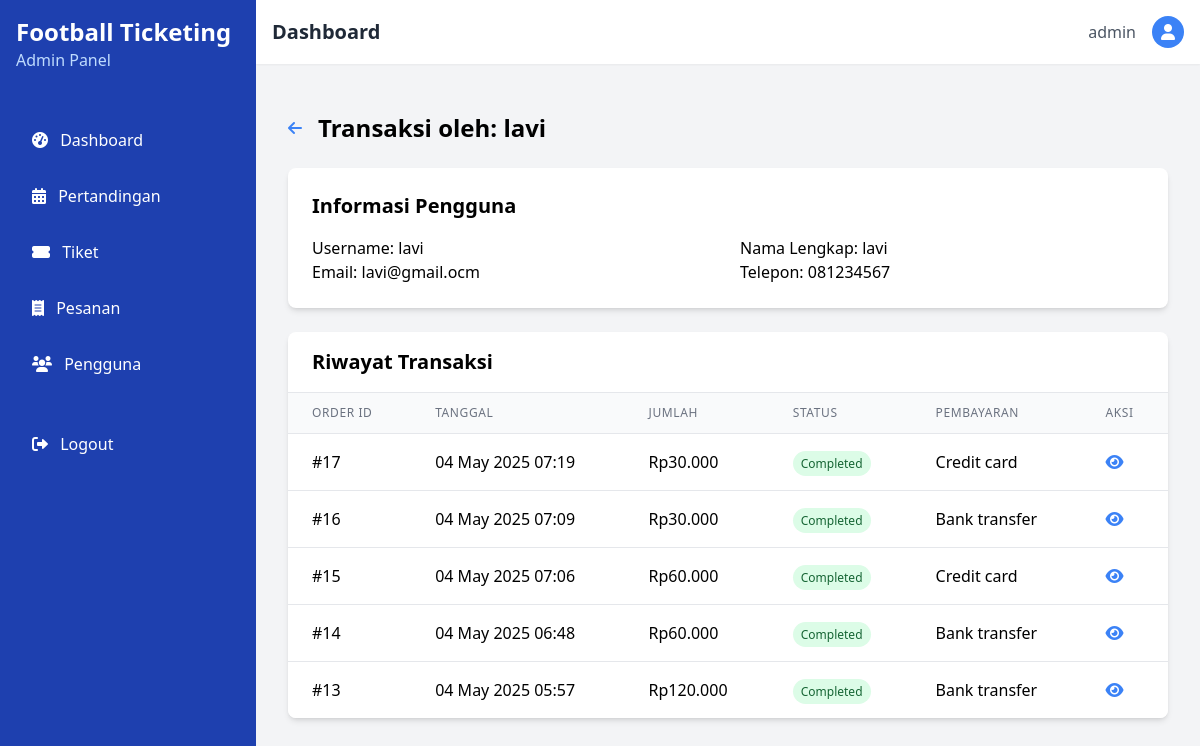
The app's page /admin/users/view_transaction.php?id=5 (signed in) with its own data.
### tables this page shows
CREATE TABLE `users` (
  `id` int NOT NULL AUTO_INCREMENT,
  `username` varchar(50) NOT NULL,
  `password` varchar(255) NOT NULL,
  `email` varchar(100) NOT NULL,
  `full_name` varchar(100) NOT NULL,
  `phone` varchar(20) DEFAULT NULL,
  `is_admin` tinyint(1) DEFAULT '0',
  `created_at` timestamp NULL DEFAULT CURRENT_TIMESTAMP,
  PRIMARY KEY (`id`),
  UNIQUE KEY `username` (`username`),
  UNIQUE KEY `email` (`email`)
);

CREATE TABLE `orders` (
  `id` int NOT NULL AUTO_INCREMENT,
  `user_id` int NOT NULL,
  `order_date` timestamp NULL DEFAULT CURRENT_TIMESTAMP,
  `total_amount` decimal(10,2) NOT NULL DEFAULT '0.00',
  `status` enum('pending','completed','cancelled') DEFAULT 'completed',
  `payment_method` varchar(50) DEFAULT NULL,
  `customer_name` varchar(100) NOT NULL,
  `customer_email` varchar(100) NOT NULL,
  `customer_phone` varchar(20) NOT NULL,
  PRIMARY KEY (`id`),
  KEY `user_id` (`user_id`),
  CONSTRAINT `orders_ibfk_1` FOREIGN KEY (`user_id`) REFERENCES `users` (`id`) ON DELETE CASCADE
);

### admin/users/view_transaction.php (the view, shortened to what this page needs)
<?php
require_once '../../config/database.php';
$user_id = $_GET['id'];
$stmt = $pdo->prepare("SELECT id, username, email, full_name, phone
                      FROM users
                      WHERE id = ? AND is_admin = 0");
$stmt->execute([$user_id]);
$user = $stmt->fetch(PDO::FETCH_ASSOC);
$orders = $pdo->prepare("SELECT id, order_date, total_amount, status, payment_method
                        FROM orders
                        WHERE user_id = ?
                        ORDER BY order_date DESC");
$orders->execute([$user_id]);
$orders = $orders->fetchAll(PDO::FETCH_ASSOC);
?>
<!DOCTYPE html>
<html lang="en">
<head>
    <script src="https://cdn.tailwindcss.com"></script>
    <link rel="stylesheet" href="https://cdnjs.cloudflare.com/ajax/libs/font-awesome/6.0.0/css/all.min.css">
</head>
<body class="bg-gray-100">
    <?php include './includes/admin_header.php'; ?>
    <div class="container mx-auto px-4 py-8">
        <div class="flex justify-between items-center mb-6">
            <div class="flex items-center">
                <a href="index.php" class="text-blue-500 hover:text-blue-700 mr-4">
                    <i class="fas fa-arrow-left"></i>
                </a>
                <h1 class="text-2xl font-bold">Transaksi oleh: <?= htmlspecialchars($user['full_name']) ?></h1>
            </div>
        </div>
        <div class="bg-white rounded-lg shadow-md overflow-hidden mb-6">
            <div class="p-6">
                <h2 class="text-xl font-semibold mb-4">Informasi Pengguna</h2>
                <div class="grid grid-cols-1 md:grid-cols-2 gap-6">
                    <div>
                        <p><span class="font-medium">Username:</span> <?= htmlspecialchars($user['username']) ?></p>
                        <p><span class="font-medium">Email:</span> <?= htmlspecialchars($user['email']) ?></p>
                    </div>
                    <div>
                        <p><span class="font-medium">Nama Lengkap:</span> <?= htmlspecialchars($user['full_name']) ?></p>
                        <p><span class="font-medium">Telepon:</span> <?= htmlspecialchars($user['phone']) ?></p>
                    </div>
                </div>
            </div>
        </div>
        <div class="bg-white rounded-lg shadow-md overflow-hidden">
            <div class="px-6 py-4 border-b">
                <h2 class="text-xl font-semibold">Riwayat Transaksi</h2>
            </div>
            <?php if (empty($orders)): ?>
                <div class="p-6 text-center text-gray-500">
                    Tidak ada transaksi dari pengguna ini.
                </div>
            <?php else: ?>
                <div class="overflow-x-auto">
                    <table class="min-w-full divide-y divide-gray-200">
                        <thead class="bg-gray-50">
                            <tr>
                                <th class="px-6 py-3 text-left text-xs font-medium text-gray-500 uppercase tracking-wider">Order ID</th>
                                <th class="px-6 py-3 text-left text-xs font-medium text-gray-500 uppercase tracking-wider">Tanggal</th>
                                <th class="px-6 py-3 text-left text-xs font-medium text-gray-500 uppercase tracking-wider">Jumlah</th>
                                <th class="px-6 py-3 text-left text-xs font-medium text-gray-500 uppercase tracking-wider">Status</th>
                                <th class="px-6 py-3 text-left text-xs font-medium text-gray-500 uppercase tracking-wider">Pembayaran</th>
                                <th class="px-6 py-3 text-left text-xs font-medium text-gray-500 uppercase tracking-wider">Aksi</th>
                            </tr>
                        </thead>
                        <tbody class="bg-white divide-y divide-gray-200">
                            <?php foreach ($orders as $order): ?>
                            <tr>
                                <td class="px-6 py-4 whitespace-nowrap">#<?= $order['id'] ?></td>
                                <td class="px-6 py-4 whitespace-nowrap"><?= date('d M Y H:i', strtotime($order['order_date'])) ?></td>
                                <td class="px-6 py-4 whitespace-nowrap">Rp<?= number_format($order['total_amount'], 0, ',', '.') ?></td>
                                <td class="px-6 py-4 whitespace-nowrap">
                                    <?php
                                    $status_classes = [
                                        'pending' => 'bg-yellow-100 text-yellow-800',
                                        'paid' => 'bg-blue-100 text-blue-800',
                                        'completed' => 'bg-green-100 text-green-800',
                                        'cancelled' => 'bg-red-100 text-red-800'
                                    ];
                                    ?>
                                    <span class="px-2 py-1 text-xs rounded-full <?= $status_classes[$order['status']] ?? 'bg-gray-100 text-gray-800' ?>">
                                        <?= ucfirst($order['status']) ?>
                                    </span>
                                </td>
                                <td class="px-6 py-4 whitespace-nowrap"><?= ucfirst(str_replace('_', ' ', $order['payment_method'])) ?></td>
                                <td class="px-6 py-4 whitespace-nowrap">
                                    <a href="../orders/view.php?id=<?= $order['id'] ?>" class="text-blue-500 hover:text-blue-700" title="View Details">
                                        <i class="fas fa-eye"></i>
                                    </a>
                                </td>
                            </tr>
                            <?php endforeach; ?>
                        </tbody>
                    </table>
                </div>
            <?php endif; ?>
        </div>
    </div>
</body>
</html>

### records on screen
users: full_name "lavi", username "lavi", email "lavi@gmail.ocm", phone "081234567"
orders: id "17", order_date "04 May 2025 07:19", total_amount "30.000", status "Completed", payment_method "Credit card"
orders: id "16", order_date "04 May 2025 07:09", total_amount "30.000", status "Completed", payment_method "Bank transfer"
orders: id "15", order_date "04 May 2025 07:06", total_amount "60.000", status "Completed", payment_method "Credit card"
orders: id "14", order_date "04 May 2025 06:48", total_amount "60.000", status "Completed", payment_method "Bank transfer"
orders: id "13", order_date "04 May 2025 05:57", total_amount "120.000", status "Completed", payment_method "Bank transfer"

### other values on screen
$_SESSION['username'] "admin"
